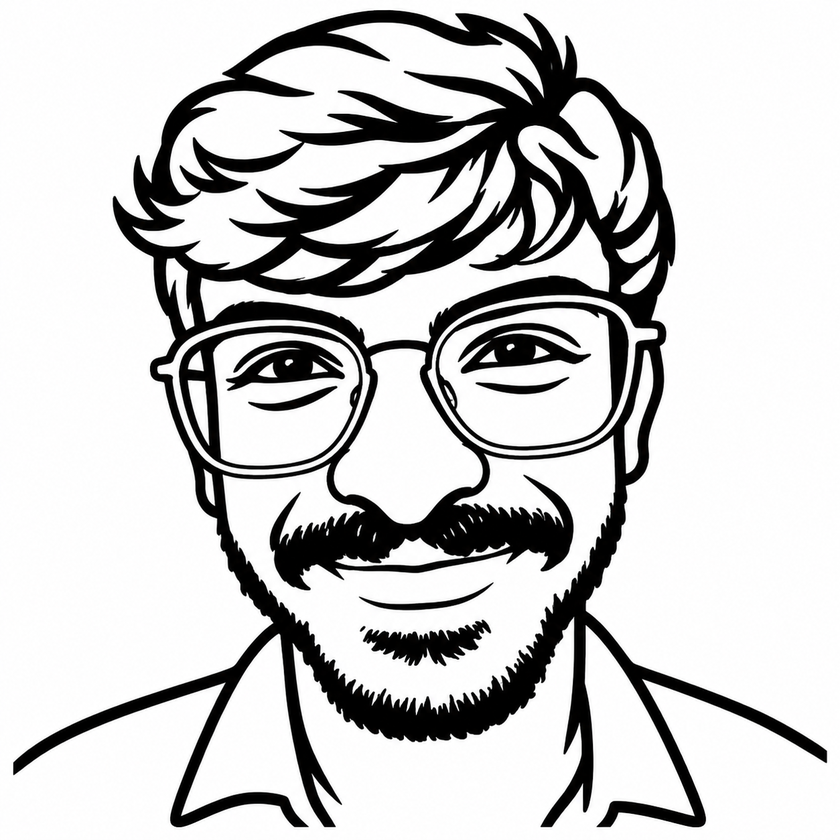
#> input picture gen/art/tkv_portrait.png, 840 x 840 px, shrunk from 1254 x 1254 before the run
$ python trace_portrait.py tkv_portrait.png tkv_portrait.png 1.0 1.0
#> lines starting #> are read from the running program, lines starting #| are printed output that depends on the picture; after the words box and inside, x2 and y2 are one past the last pixel; in counts of white or black regions, pixels touching at a corner belong together
"""Trace a black-on-white line drawing into filled polygons for the silkscreen.

Usage: python3 trace_portrait.py input.png output.json [target_mm] [min_stroke_mm]
Output: {"w": .., "h": .., "polys": [[outer, hole, hole, ...], ...]} with points in mm, origin top-left, y down.
Strokes are thickened so nothing prints thinner than min_stroke_mm at target_mm height.
"""
import sys, json
import numpy as np
import cv2

src, out = sys.argv[1], sys.argv[2]
target = float(sys.argv[3]) if len(sys.argv) > 3 else 17.0      # printed height, mm
min_stroke = float(sys.argv[4]) if len(sys.argv) > 4 else 0.15  # JLCPCB silkscreen minimum line width

img = cv2.imread(src, cv2.IMREAD_GRAYSCALE)
#> img: shape (840, 840); min 0, max 255, mean 202.3
ink = (img < 128).astype(np.uint8)
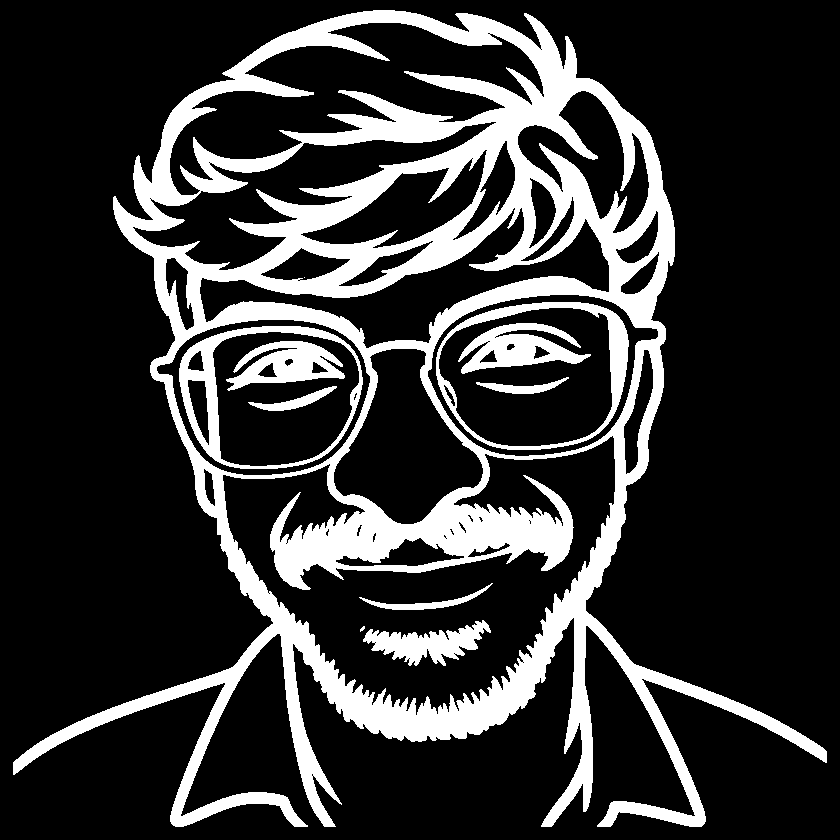
#> ink: shape (840, 840); values 0 (black) and 1 (white), 20.4% white; 11 white regions (2 under 20 px), largest, box (x1, y1, x2, y2) and area: (13, 10, 827, 827) 124274, (179, 326, 363, 469) 4383, (436, 302, 629, 450) 3903
ys, xs = np.nonzero(ink)
ink = ink[ys.min():ys.max() + 1, xs.min():xs.max() + 1]           # crop to the drawing
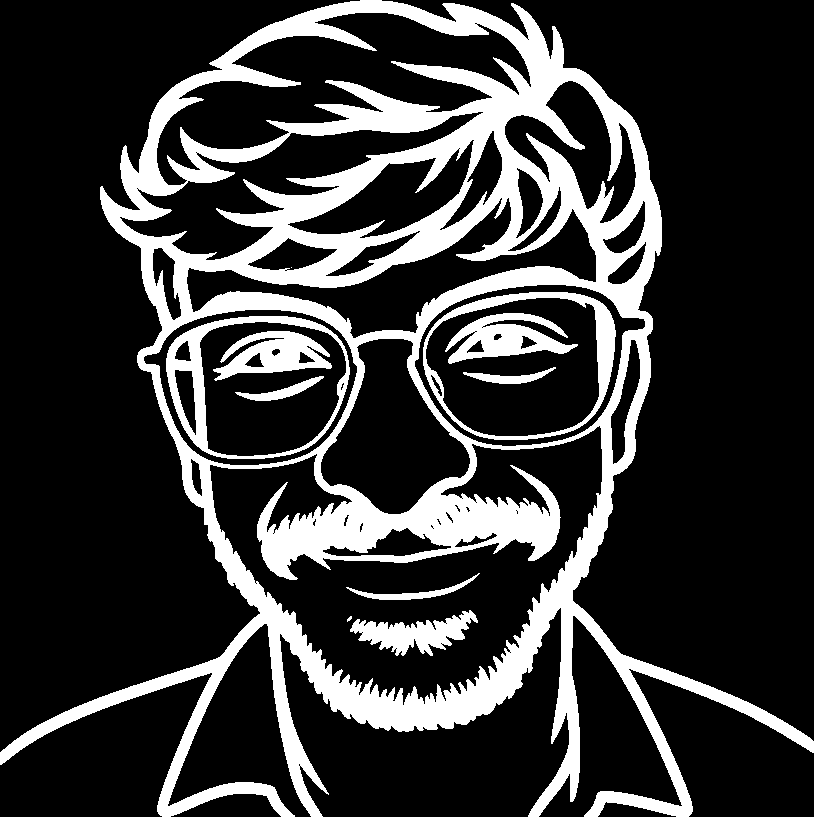
#> ink: shape (817, 814); values 0 (black) and 1 (white), 21.6% white; 11 white regions (2 under 20 px), largest, box (x1, y1, x2, y2) and area: (0, 0, 814, 817) 124274, (166, 316, 350, 459) 4383, (423, 292, 616, 440) 3903
ink = np.pad(ink, 8)
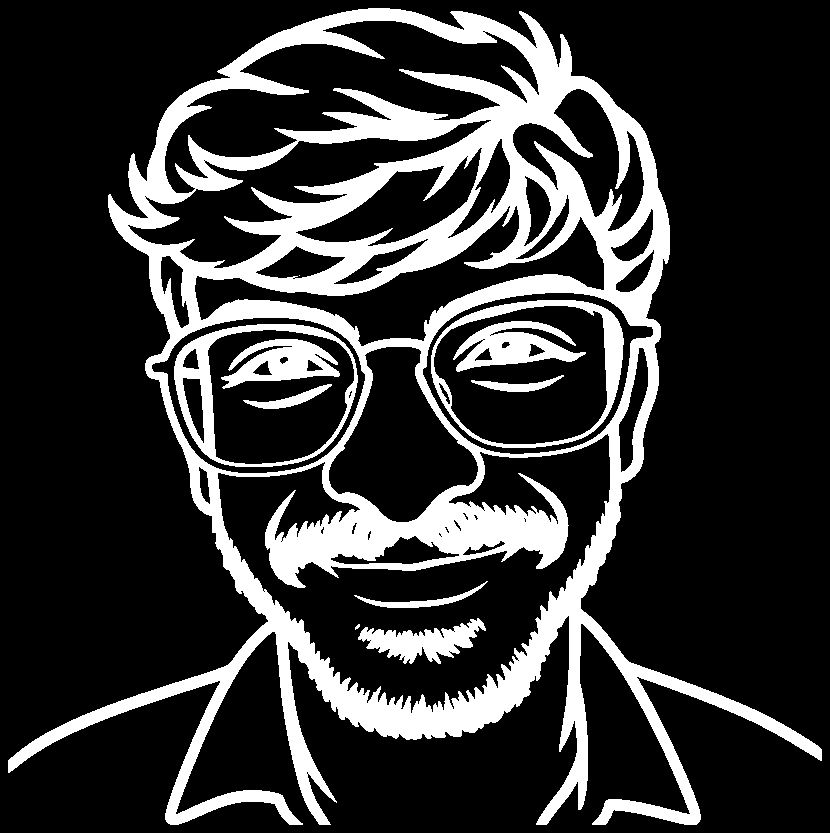
#> ink: shape (833, 830); values 0 (black) and 1 (white), 20.8% white; 11 white regions (2 under 20 px), largest, box (x1, y1, x2, y2) and area: (8, 8, 822, 825) 124274, (174, 324, 358, 467) 4383, (431, 300, 624, 448) 3903
mm_px = target / ink.shape[0]
#> mm_px = 0.0012

# thicken: grow every stroke by about half the shortfall to the minimum (typical strokes are ~0.7 x min)
grow = max(1, int(round(min_stroke * 0.25 / mm_px)))
#> grow = 208
ink = cv2.dilate(ink, cv2.getStructuringElement(cv2.MORPH_ELLIPSE, (2 * grow + 1, 2 * grow + 1)))
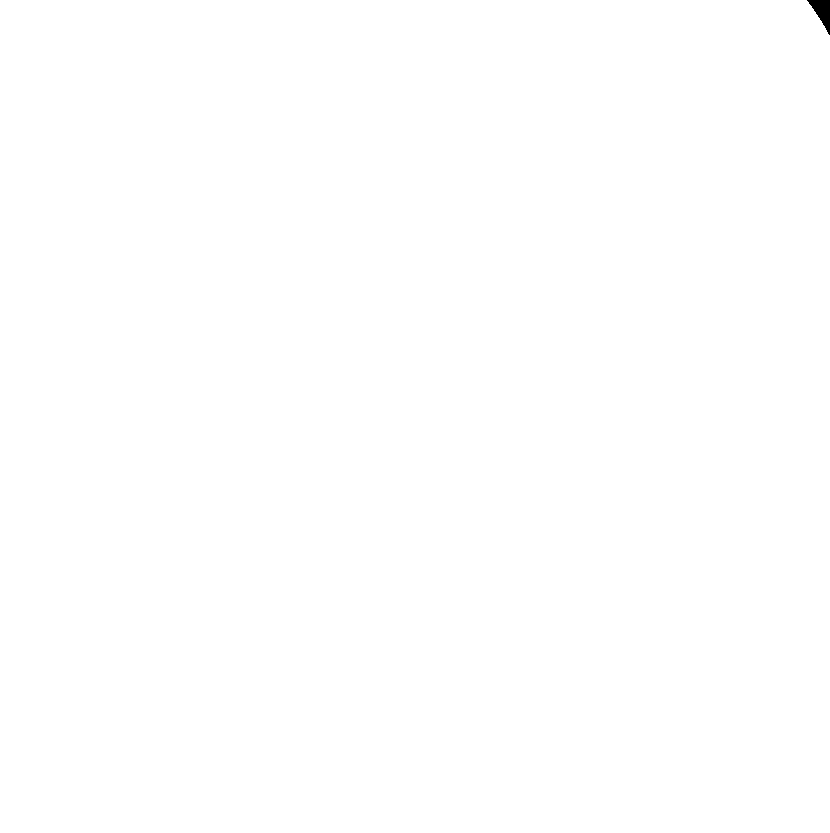
#> ink: shape (833, 830); values 0 (black) and 1 (white), 99.9% white; 1 black region, box (x1, y1, x2, y2) and area: (807, 0, 830, 35) 396
# drop specks too small to print
n, lab, stats, _ = cv2.connectedComponentsWithStats(ink, 8)
#> n = 2; stats = [[807, 0, 23, 35, 396], [0, 0, 830, 833, 690994]]
min_area = (min_stroke / mm_px) ** 2 * 2
#> min_area = 1387778
min_hole = (0.10 / mm_px) ** 2          # white gaps (eye whites, highlights) as small as ~0.1 mm still print
#> min_hole = 6938.9
for i in range(1, n):
    if stats[i, cv2.CC_STAT_AREA] < min_area:
        ink[lab == i] = 0
#> ink: shape (833, 830); every value is 0

# Full tree: even depth = ink outline, odd depth = hole. Ink nested inside a hole (pupils inside eyes inside
# glasses) is just another even-depth contour, so every level of detail is kept.
contours, hier = cv2.findContours(ink, cv2.RETR_TREE, cv2.CHAIN_APPROX_NONE)
#> contours = []
eps = 0.6                                                           # px; keeps curves smooth
depth = [0] * len(contours)
#> depth = []
for i in range(len(contours)):
    d, p = 0, hier[0][i][3]
    while p != -1:
        d, p = d + 1, hier[0][p][3]
    depth[i] = d
#> this loop made 0 passes
polys = []
for i, c in enumerate(contours):
    if depth[i] % 2:                                                # holes are attached to their parent below
        continue
    outer = cv2.approxPolyDP(c, eps, True).reshape(-1, 2)
    if len(outer) < 3 or cv2.contourArea(c) < min_area:
        continue
    rings = [outer]
    j = hier[0][i][2]                                               # children of an ink contour are its holes
    while j != -1:
        h = cv2.approxPolyDP(contours[j], eps, True).reshape(-1, 2)
        if len(h) >= 3 and cv2.contourArea(contours[j]) > min_hole:
            rings.append(h)
        j = hier[0][j][0]
    polys.append([[[round(float(x) * mm_px, 4), round(float(y) * mm_px, 4)] for x, y in r] for r in rings])
#> after the loop, polys = []

json.dump({'w': round(ink.shape[1] * mm_px, 3), 'h': round(ink.shape[0] * mm_px, 3), 'polys': polys}, open(out, 'w'))
print(f'{len(polys)} polygons, {sum(len(r) for p in polys for r in p)} points, '
      f'{ink.shape[1] * mm_px:.1f} x {ink.shape[0] * mm_px:.1f} mm, stroke growth {grow} px ({grow * mm_px:.3f} mm)')
#| 0 polygons, 0 points, 1.0 x 1.0 mm, stroke growth 208 px (0.250 mm)
